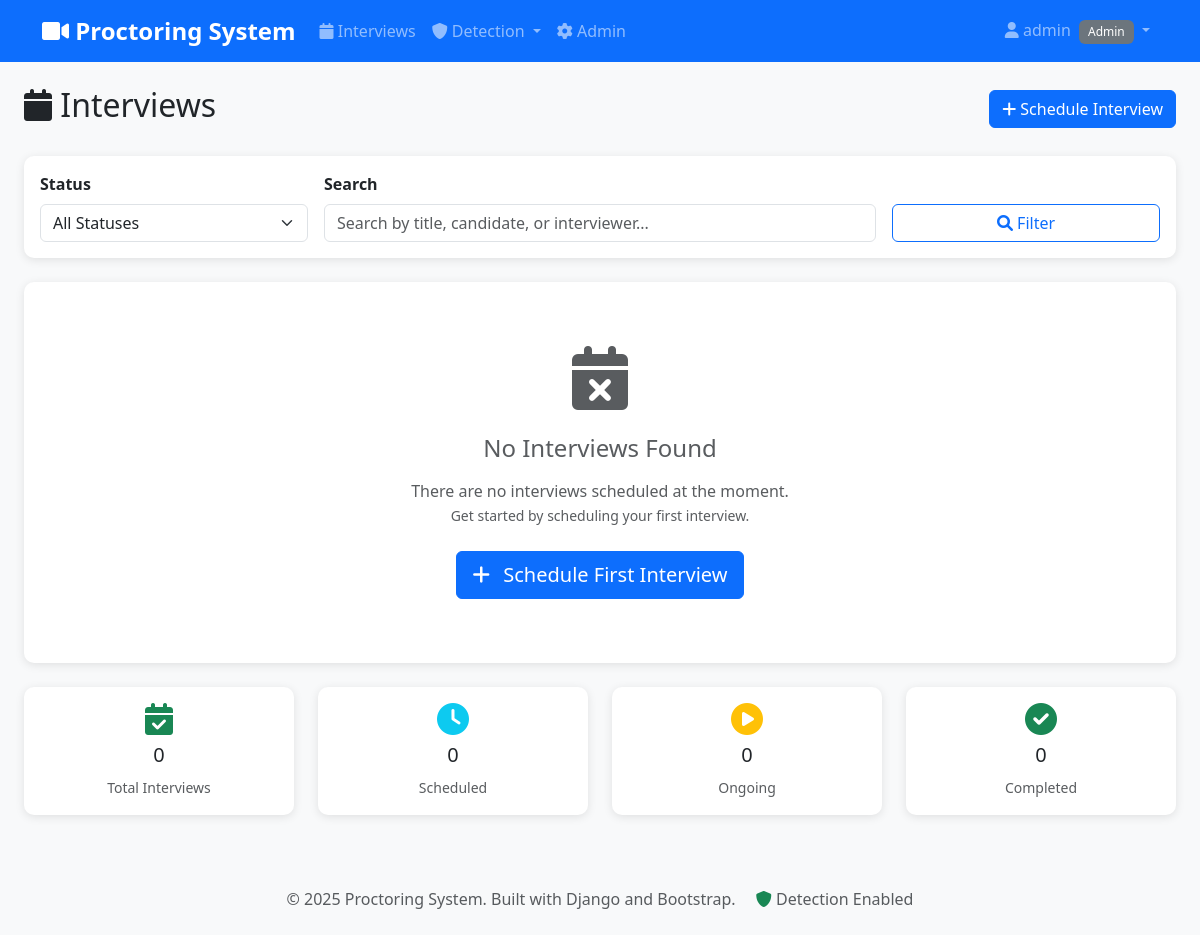
The app's page /interviews/ (signed in), older data.
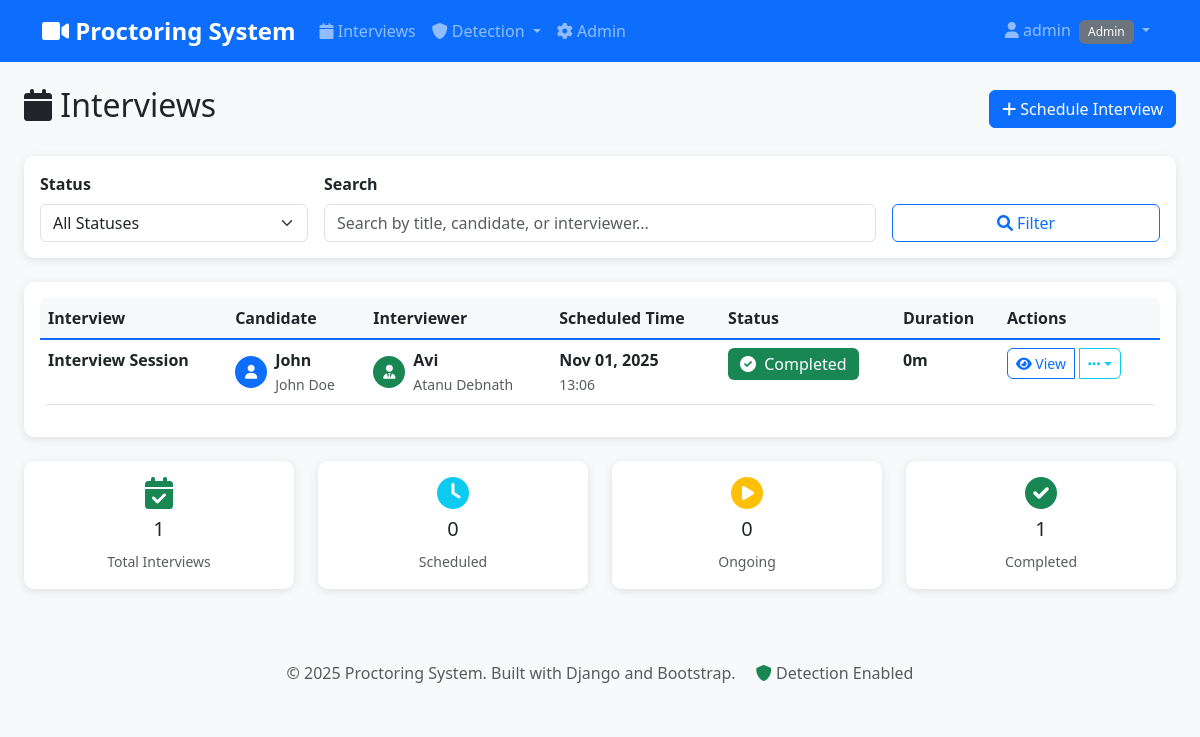
The same page, newer data.
### interviews/models.py (models this page shows, shortened)
class Interview(models.Model):
    STATUS_CHOICES = [
        ('scheduled', 'Scheduled'),
        ('ongoing', 'Ongoing'),
        ('completed', 'Completed'),
        ('cancelled', 'Cancelled'),
    ]
    candidate = models.ForeignKey(
        settings.AUTH_USER_MODEL,
        on_delete=models.CASCADE,
        related_name='candidate_interviews',
        limit_choices_to={'role': 'candidate', 'is_active': True}
    )
    interviewer = models.ForeignKey(
        settings.AUTH_USER_MODEL,
        on_delete=models.CASCADE,
        related_name='interviewer_interviews',
        limit_choices_to={'role__in': ['interviewer', 'admin'], 'is_active': True}
    )
    title = models.CharField(max_length=200, default='Interview Session')
    description = models.TextField(blank=True, null=True)
    scheduled_time = models.DateTimeField()
    duration = models.PositiveIntegerField(
        help_text="Duration in minutes",
        null=True,
        blank=True,
        default=30
    )
    start_time = models.DateTimeField(null=True, blank=True)
    end_time = models.DateTimeField(null=True, blank=True)
    status = models.CharField(max_length=20, choices=STATUS_CHOICES, default='scheduled')
    created_at = models.DateTimeField(default=timezone.now)  # Changed
    updated_at = models.DateTimeField(auto_now=True)
    created_by = models.ForeignKey(
        settings.AUTH_USER_MODEL,
        on_delete=models.SET_NULL,
        null=True,
        blank=True,  # Allow null for existing records
        related_name='created_interviews'
    )
    meeting_link = models.URLField(blank=True, null=True, help_text="Video conference link")
    notes = models.TextField(blank=True, null=True, help_text="Interviewer notes")
    is_remote = models.BooleanField(default=True)
    location = models.CharField(max_length=200, blank=True, null=True)
    cancelled_at = models.DateTimeField(null=True, blank=True)
    cancelled_by = models.ForeignKey(
        settings.AUTH_USER_MODEL,
        on_delete=models.SET_NULL,
        null=True,
        blank=True,
        related_name='cancelled_interviews'
    )
    cancellation_reason = models.TextField(blank=True, null=True)
    rescheduled_from = models.ForeignKey(
        'self',
        on_delete=models.SET_NULL,
        null=True,
        blank=True,
        related_name='rescheduled_interviews'
    )
    reschedule_count = models.PositiveIntegerField(default=0)
    class Meta:
        ordering = ['-scheduled_time']
        indexes = [
            models.Index(fields=['status', 'scheduled_time']),
            models.Index(fields=['candidate', 'status']),
            models.Index(fields=['interviewer', 'status']),
        ]
    @property
    def get_duration_display(self):
        if self.end_time and self.start_time:
            duration = self.end_time - self.start_time
            hours, remainder = divmod(duration.total_seconds(), 3600)
            minutes, _ = divmod(remainder, 60)
            if hours:
                return f"{int(hours)}h {int(minutes)}m"
            return f"{int(minutes)}m"
        return f"{self.duration}m" if self.duration else "Not specified"

### accounts/models.py (models this page shows, shortened)
class User(AbstractUser):
    ROLE_CHOICES = [
        ('candidate', 'Candidate'),
        ('interviewer', 'Interviewer'),
        ('admin', 'Admin'),
    ]
    role = models.CharField(max_length=20, choices=ROLE_CHOICES, default='candidate')
    phone_number = models.CharField(max_length=15, blank=True, null=True)
    profile_picture = models.ImageField(upload_to='profile_pics/', blank=True, null=True)
    bio = models.TextField(blank=True, null=True, help_text="Short biography")
    email_verified = models.BooleanField(default=False)
    created_at = models.DateTimeField(default=timezone.now)  # Changed from auto_now_add
    updated_at = models.DateTimeField(auto_now=True)
    last_activity = models.DateTimeField(default=timezone.now)
    total_interviews = models.IntegerField(default=0)
    average_integrity_score = models.FloatField(default=0.0)
    class Meta:
        ordering = ['-created_at']
        indexes = [
            models.Index(fields=['role', 'is_active']),
            models.Index(fields=['email']),
        ]
    def get_full_name(self):
        full_name = super().get_full_name()
        return full_name if full_name.strip() else self.username

### interviews/views.py (the view, shortened to what this page needs)
# urls.py: path('', views.interview_list, name='interview_list'),
@login_required
def interview_list(request):
    user = request.user
    if user.role == 'candidate':
        interviews = Interview.objects.filter(candidate=user)
    elif user.role == 'interviewer':
        interviews = Interview.objects.filter(interviewer=user)
    elif user.role == 'admin':
        interviews = Interview.objects.all()
    else:
        interviews = Interview.objects.none()
    status_filter = request.GET.get('status')
    if status_filter:
        interviews = interviews.filter(status=status_filter)
    search_query = request.GET.get('search')
    interviews = interviews.order_by('-scheduled_time')
    from django.core.paginator import Paginator
    paginator = Paginator(interviews, 10)  # Show 10 interviews per page
    page_number = request.GET.get('page')
    page_obj = paginator.get_page(page_number)
    total_interviews = interviews.count()
    scheduled_count = interviews.filter(status='scheduled').count()
    ongoing_count = interviews.filter(status='ongoing').count()
    completed_count = interviews.filter(status='completed').count()
    context = {
        'page_obj': page_obj,
        'status_filter': status_filter,
        'search_query': search_query,
        'stats': {
            'total': total_interviews,
            'scheduled': scheduled_count,
            'ongoing': ongoing_count,
            'completed': completed_count,
        }
    }
    return render(request, 'interviews/interview_list.html', context)

### templates/interviews/interview_list.html (shortened to what the changed rows need)
{% extends 'base.html' %}
{% load static %}
{% block content %}
<div class="container-fluid">
    <div class="d-flex justify-content-between align-items-center mb-4">
        <h2>
            <i class="fas fa-calendar"></i>
            {% if user.role == 'candidate' %}My Interviews{% else %}Interviews{% endif %}
        </h2>
    </div>
    <div class="card">
        <div class="card-body">
            {% if page_obj %}
                <div class="table-responsive">
                    <table class="table table-hover">
                        <thead class="table-light">
                            <tr>
                                <th>Interview</th>
                                <th>Candidate</th>
                                <th>Interviewer</th>
                                <th>Scheduled Time</th>
                                <th>Status</th>
                                <th>Duration</th>
                                <th>Actions</th>
                            </tr>
                        </thead>
                        <tbody>
                            {% for interview in page_obj %}
                                <tr>
                                    <td>
                                        <strong>{{ interview.title|default:"Interview Session" }}</strong>
                                    </td>
                                    <td>
                                        <div class="d-flex align-items-center">
                                            <div class="avatar-sm bg-primary rounded-circle d-flex align-items-center justify-content-center me-2">
                                                <i class="fas fa-user text-white small"></i>
                                            </div>
                                            <div>
                                                <strong>{{ interview.candidate.username }}</strong>
                                                <br>
                                                <small class="text-muted">{{ interview.candidate.get_full_name|default:"No name provided" }}</small>
                                            </div>
                                        </div>
                                    </td>
                                    <td>
                                        <div class="d-flex align-items-center">
                                            <div class="avatar-sm bg-success rounded-circle d-flex align-items-center justify-content-center me-2">
                                                <i class="fas fa-user-tie text-white small"></i>
                                            </div>
                                            <div>
                                                <strong>{{ interview.interviewer.username }}</strong>
                                                <br>
                                                <small class="text-muted">{{ interview.interviewer.get_full_name|default:"No name provided" }}</small>
                                            </div>
                                        </div>
                                    </td>
                                    <td>
                                        <div>
                                            <strong>{{ interview.scheduled_time|date:"M d, Y" }}</strong>
                                            <br>
                                            <small class="text-muted">{{ interview.scheduled_time|date:"H:i" }}</small>
                                        </div>
                                    </td>
                                    <td>
                                        <span class="badge bg-{% if interview.status == 'completed' %}success{% elif interview.status == 'ongoing' %}warning{% elif interview.status == 'scheduled' %}info{% else %}secondary{% endif %} fs-6">
                                            {% if interview.status == 'completed' %}
                                                <i class="fas fa-check-circle me-1"></i>
                                            {% elif interview.status == 'ongoing' %}
                                                <i class="fas fa-circle me-1"></i>
                                            {% elif interview.status == 'scheduled' %}
                                                <i class="fas fa-clock me-1"></i>
                                            {% endif %}
                                            {{ interview.get_status_display }}
                                        </span>
                                    </td>
                                    <td>
                                        {% if interview.get_duration_display %}
                                            <strong>{{ interview.get_duration_display }}</strong>
                                        {% else %}
                                            <span class="text-muted">-</span>
                                        {% endif %}
                                    </td>
                                    <td>
                                        <div class="btn-group" role="group">
                                            <a href="{% url 'interviews:interview_detail' interview.id %}"
                                               class="btn btn-sm btn-outline-primary"
                                               title="View Interview Details">
                                                <i class="fas fa-eye"></i> View
                                            </a>
                                            {% if user.role == 'candidate' %}
                                                {% if interview.status == 'scheduled' %}
                                                    <a href="{% url 'interviews:join' interview.id %}"
                                                       class="btn btn-sm btn-success"
                                                       title="Join Interview">
                                                        <i class="fas fa-door-open"></i> Join
                                                    </a>
                                                {% elif interview.status == 'ongoing' %}
                                                    <a href="{% url 'interviews:live' interview.id %}"
                                                       class="btn btn-sm btn-danger"
                                                       title="Join Live Interview">
                                                        <i class="fas fa-video"></i> Live
                                                    </a>
                                                {% endif %}
                                            {% elif user.role == 'admin' or user.role == 'interviewer' %}
                                                {% if interview.status == 'completed' %}
                                                    <div class="btn-group" role="group">
                                                        <button type="button" class="btn btn-sm btn-outline-info dropdown-toggle"
                                                                data-bs-toggle="dropdown" aria-expanded="false"
                                                                title="More Actions">
                                                            <i class="fas fa-ellipsis-h"></i>
                                                        </button>
                                                    </div>
                                                {% endif %}
                                            {% endif %}
                                        </div>
                                    </td>
                                </tr>
                            {% endfor %}
                        </tbody>
                    </table>
                </div>
            {% else %}
                <div class="text-center py-5">
                    <div class="mb-4">
                        <i class="fas fa-calendar-times fa-4x text-muted"></i>
                    </div>
                    <h4 class="text-muted mb-3">No Interviews Found</h4>
                    <p class="text-muted mb-4">
                        {% if user.role == 'candidate' %}
                            You don't have any interviews scheduled at the moment.
                            <br>
                            <small>Check back later or contact your interviewer.</small>
                        {% else %}
                            There are no interviews scheduled at the moment.
                            <br>
                            <small>Get started by scheduling your first interview.</small>
                        {% endif %}
                    </p>
                    {% if user.role == 'admin' or user.role == 'interviewer' %}
                        <a href="{% url 'interviews:schedule_interview' %}" class="btn btn-primary btn-lg">
                            <i class="fas fa-plus me-2"></i> Schedule First Interview
                        </a>
                    {% endif %}
                </div>
            {% endif %}
        </div>
    </div>
    {% if stats %}
    <div class="row mt-4">
        <div class="col-md-3">
            <div class="card text-center">
                <div class="card-body">
                    <i class="fas fa-calendar-check text-success fa-2x mb-2"></i>
                    <h5>{{ stats.total }}</h5>
                    <small class="text-muted">Total Interviews</small>
                </div>
            </div>
        </div>
        <div class="col-md-3">
            <div class="card text-center">
                <div class="card-body">
                    <i class="fas fa-clock text-info fa-2x mb-2"></i>
                    <h5>{{ stats.scheduled }}</h5>
                    <small class="text-muted">Scheduled</small>
                </div>
            </div>
        </div>
        <div class="col-md-3">
            <div class="card text-center">
                <div class="card-body">
                    <i class="fas fa-play-circle text-warning fa-2x mb-2"></i>
                    <h5>{{ stats.ongoing }}</h5>
                    <small class="text-muted">Ongoing</small>
                </div>
            </div>
        </div>
        <div class="col-md-3">
            <div class="card text-center">
                <div class="card-body">
                    <i class="fas fa-check-circle text-success fa-2x mb-2"></i>
                    <h5>{{ stats.completed }}</h5>
                    <small class="text-muted">Completed</small>
                </div>
            </div>
        </div>
    </div>
    {% endif %}
</div>
{% endblock %}

Row changes from the older to the newer data that the page shows:
added Interview: title "Interview Session", candidate.username "John", candidate.get_full_name "John Doe", interviewer.username "Avi", interviewer.get_full_name "Atanu Debnath", scheduled_time "Nov 01, 2025", scheduled_time "13:06", status "Completed", duration "0m"
Text that changed along with them:
{{ stats.total }}: "0" → "1"
{{ stats.completed }}: "0" → "1"
text no longer shown: "No Interviews Found There are no interviews scheduled at the moment. Get started by scheduling your first interview. Schedule First Interview"
text now shown: "Interview Candidate Interviewer Scheduled Time Status Duration Actions"
